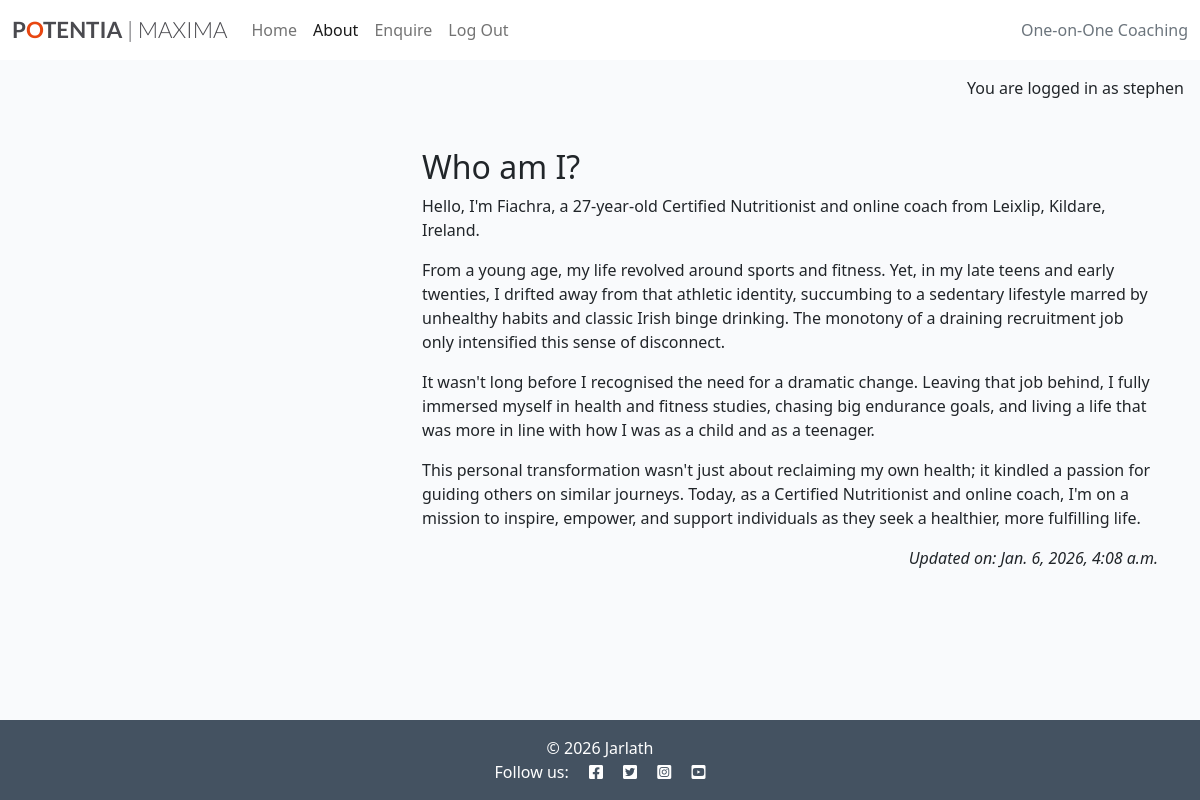
The page /about/ (signed in) on the database its author committed.
### about/models.py (models this page shows, shortened)
class About(models.Model):
    title = models.CharField(max_length=200)
    content = models.TextField()
    updated_on = models.DateTimeField(auto_now=True)
    class Meta:
        ordering = ["-updated_on"]

### about/views.py (the view)
# urls.py: path('', views.about_view, name='about'),
def about_view(request):
    about_content = About.objects.all().order_by('-updated_on').first()
    context = {
        'about': about_content,
    }
    return render(
        request,
        'about/about.html',
        context
        )

### about/templates/about/about.html
{% extends 'base.html' %}
{% block content %}
{% load static %}
<div class="container mt-5">
    <div class="row">
        <div class="col-4 text-center">
        </div>
        <div class="col-8">
            <h2>{{ about.title }}</h2>
            {{ about.content | safe }}
        </div>
    </div>
    <div class="row">
        <div class="col text-right">
            <p class="text-end"><em>Updated on: {{ about.updated_on }}</em></p>
        </div>
    </div>
</div>
{% endblock content %}

### templates/base.html (shortened to what this page needs)
{% load static %}
{% url 'home' as home_url %}
{% url 'about' as about_url %}
{% url 'enquire' as enquire_url %}
{% url 'account_signup' as signup_url %}
{% url 'account_login' as login_url %}
{% url 'account_logout' as logout_url %}
<!DOCTYPE html>
<html class="h-100" lang="en">
<head>
    <link rel="stylesheet" href="https://cdnjs.cloudflare.com/ajax/libs/font-awesome/5.15.3/css/all.min.css">
    <link href="https://cdn.jsdelivr.net/npm/bootstrap@5.0.1/dist/css/bootstrap.min.css" rel="stylesheet"
>
    <link rel="stylesheet" href="{% static 'css/style.css' %}">
</head>
<body class="d-flex flex-column h-100 main-bg">
    <nav class="navbar navbar-expand-lg navbar-light bg-white">
        <div class="container-fluid">
            <a class="navbar-brand" href="{% url 'home' %}"><span class="brand">P<span class="red-o">O</span>TENTIA<span
                        class="thin"> | MAXIMA</span></span></a>
            <div class="collapse navbar-collapse" id="navbarText">
                <ul class="navbar-nav me-auto mb-2 mb-lg-0">
                    <li class="nav-item">
                        <a class="nav-link {% if request.path == home_url %}active{% endif %}" aria-current="page"
                            href="{% url 'home' %}">Home</a>
                    </li>
                    <li class="nav-item">
                        <a class="nav-link
                {% if request.path == about_url %}active{%endif%}" aria-current="page"
                            href="{% url 'about' %}">About</a>
                    </li>
                    <li class="nav-item">
                        <a class="nav-link
                {% if request.path == enquire_url %}active{%endif%}" aria-current="page"
                            href="{% url 'enquire' %}">Enquire</a>
                    </li>
                    {% if user.is_authenticated %}
                    <li class="nav-item">
                        <a class="nav-link {% if request.path == logout_url %}active{% endif %}" aria-current="page"
                            href="{% url 'account_logout' %}">Log Out</a>
                    </li>
                    {% endif %}
                </ul>
                <span class="navbar-text text-muted">
                    One-on-One Coaching
                </span>
            </div>
        </div>
    </nav>
    <main class="flex-shrink-0 main-bg">
        {% if user.is_authenticated %}
        <p class="text-end m-3">You are logged in as {{ user }}</p>
        {% else %}
        <p class="text-end m-3">You are not logged in</p>
        {% endif %}
        {% block content %}{% endblock content %}
    </main>
    <footer class="footer mt-auto py-3 dark-bg">
        <p class="m-0 text-center text-white">
            {% block copyright %}
            &copy; 2026 Jarlath
            {% endblock copyright %}
        </p>
        <p class="m-0 text-center text-white">Follow us:
            <i class="fab fa-facebook-square ms-3"></i>
            <i class="fab fa-twitter-square ms-3"></i>
            <i class="fab fa-instagram-square ms-3"></i>
            <i class="fab fa-youtube-square ms-3"></i>
        </p>
    </footer>
</body>
</html>

### static/css/style.css (style rules this page uses)
body { background-color: #F9FAFC; }
.brand { font-family: Lato, sans-serif; font-size: 1.4rem; font-weight: 700; color: #4A4A4F; }
.red-o { color: #E84610; }
.thin { font-weight: 300; }
.dark-bg { background-color: #445261; }
.main-bg { background-color: #F9FAFC; }

### rows shown on the page
About: title "Who am I?", content "Hello, I'm Fiachra, a 27-year-old Certified Nutritionist and online coach from Leixlip, Kildare, Ireland. From a young age, my life revolved around sports and fitness. Yet, in my late teens and early twenties, I drifted away from that athletic identity, succumbing to a sedentary lifestyle marred by unhealthy habits and classic Irish binge drinking. The monotony of a draining recruitment job only intensified this sense of disconnect. It wasn't long before I recognised the need for a dramatic change. Leaving that job behind, I fully immersed myself in health and fitness studies, chasing big endurance goals, and living a life that was more in line with how I was as a child and as a teenager.…", updated_on "Jan. 6, 2026, 4:08 a.m."

### other values the page prints
{{ user }} "stephen"
